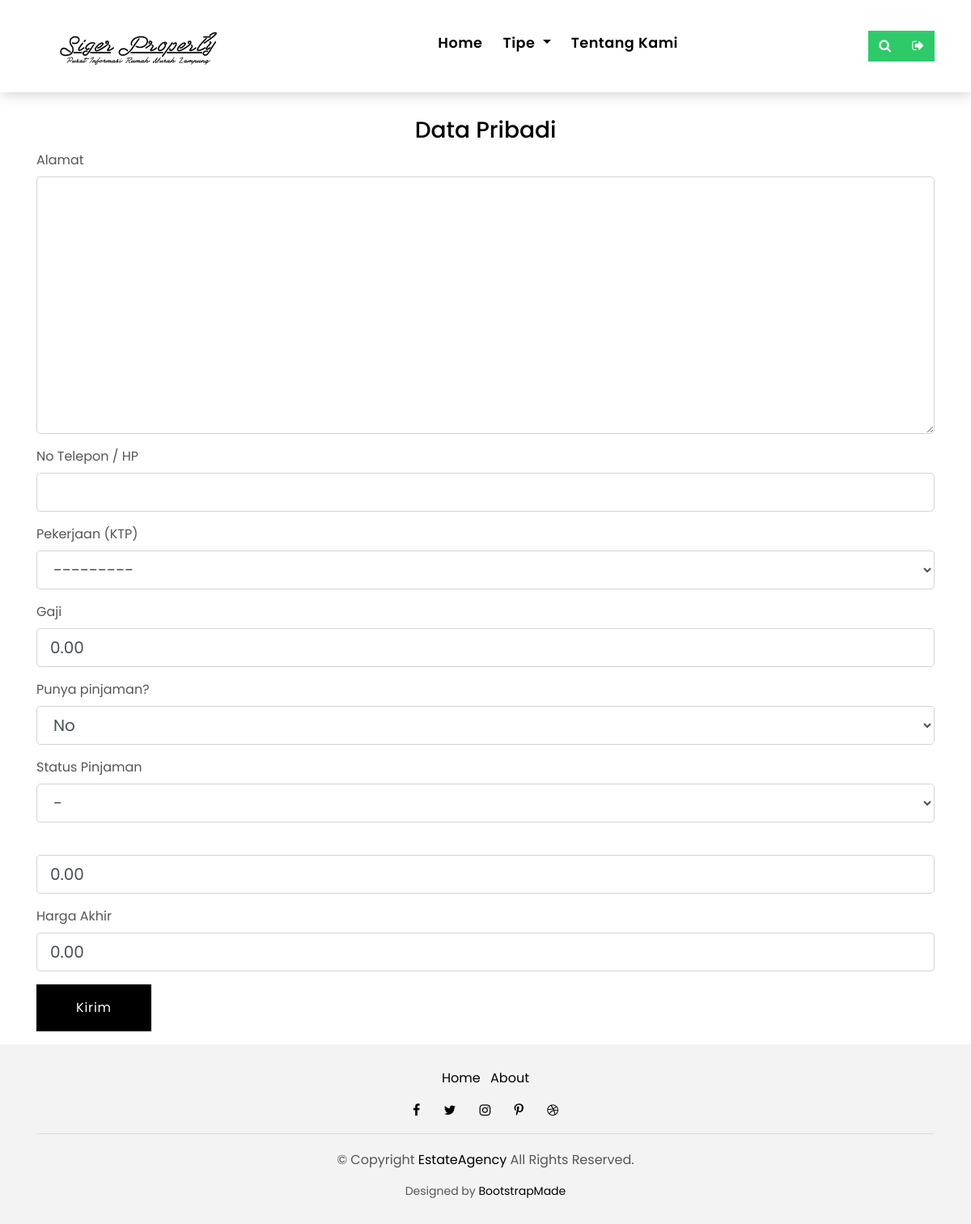
The app's page /criteria/ (signed in), older data.
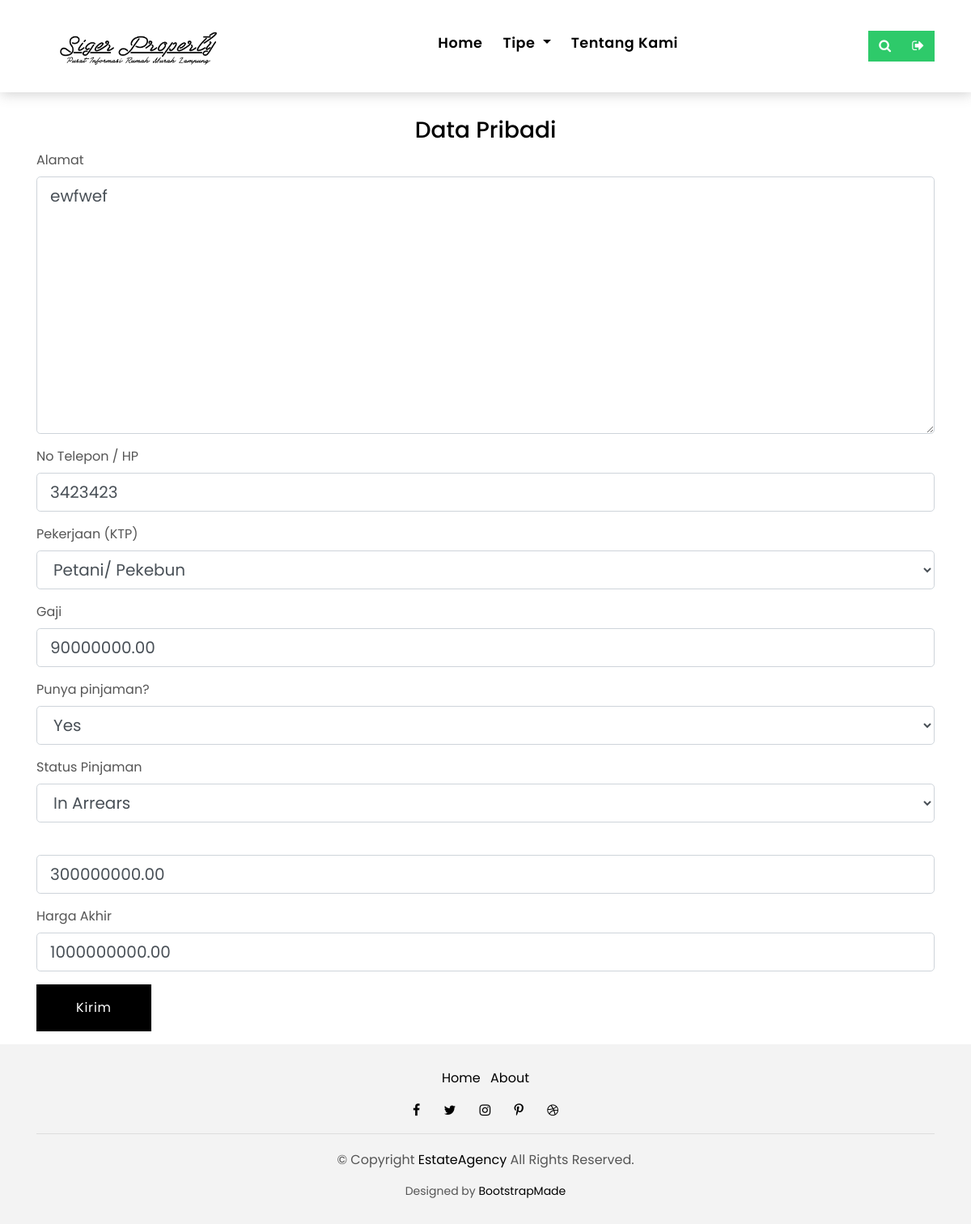
The same page, newer data.
### property/models.py (models this page shows, shortened)
class Customer(models.Model):
    LOAN_STATE = (
        ("0", "-"),
        ("1", "Approval"),
        ("2", "Penalty"),
        ("3", "In Arrears"),
        ("4", "Paid Off"),
    )
    user = models.OneToOneField(
        User, on_delete=models.CASCADE, verbose_name="Akun"
    )
    address = models.TextField(verbose_name="Alamat")
    phone = models.CharField(
        max_length=20, verbose_name="No Telepon / HP"
    )
    fullname = models.CharField(
        max_length=100, verbose_name="Nama"
    )
    job_ktp = models.ForeignKey(
        Profession,
        on_delete=models.CASCADE,
        verbose_name="Pekerjaan (KTP)",
        blank=True,
        null=True
    )
    job = models.CharField(
        max_length=100,
        default="",
        verbose_name="Pekerjaan",
        null=True,
        blank=True
    )
    salary = models.DecimalField(
        default=0.00,
        max_digits=15,
        decimal_places=2,
        verbose_name="Gaji",
        blank=True,
        null=True
    )
    on_loan = models.BooleanField(
        default=False,
        verbose_name="Punya pinjaman?",
        blank=True,
        null=True
    )
    loan_state = models.CharField(
        default="",
        max_length=20,
        verbose_name="Status Pinjaman",
        choices=LOAN_STATE
    )
    start_budget = models.DecimalField(
        default=0.00,
        verbose_name="Harga Awal",
        max_digits=18,
        decimal_places=2,
        blank=True,
        null=True
    )
    end_budget = models.DecimalField(
        default=0.00,
        verbose_name="Harga Akhir",
        max_digits=18,
        decimal_places=2,
        blank=True,
        null=True
    )

### property/views.py (the view, shortened to what this page needs)
# urls.py: path('criteria/', criteria, name="criteria"),
def criteria(request):
    if not request.user.is_authenticated:
        return redirect("login_client")
    customer = request.user.customer
    templates = "criteria.html"
    context = {
        "title": "Kriteria",
        "menu": "criteria_menu",
        "customer": customer,
        "form": CriteriaForm(instance=customer)
    }
    return render(request, templates, context)

### property/forms.py (shortened to what this page needs)
class CriteriaForm(forms.ModelForm):
    LOAN_STATE = (
        ("0", "-"),
        ("1", "Approval"),
        ("2", "Penalty"),
        ("3", "In Arrears"),
        ("4", "Paid Off"),
    )
    class Meta:
        model = Customer
        exclude = ("user", "fullname", "job")

### property/models.py (called while the page is built)
    def __str__(self):
        return self.profession

### property/templates/criteria.html (shortened to what this page needs)
{% extends 'base.html' %}
{% load static %}
{% load widget_tweaks %}
{% block content %}
<div>
  <div class="col-sm-12 section-t8">
    <div class="row">
      <div class="container">
        <div class="mt-3">
          <h3 class="text-center">Data Pribadi</h3>
        </div>
        <form class="form" action="{% url 'criteria' %}" method="POST" role="form">
          <div class="form-group">
            <label for="{{ form.address.id_for_label }}" class="control-label">{{ form.address.label }}</label>
            {{ form.address|add_class:'form-control form-control-lg form-control-a' }}
          </div>
          <div class="form-group">
            <label for="{{ form.phone.id_for_label }}" class="control-label">{{ form.phone.label }}</label>
            {{ form.phone|add_class:'form-control form-control-lg form-control-a' }}
          </div>
          <div class="form-group">
            <label for="{{ form.job_ktp.id_for_label }}" class="control-label">{{ form.job_ktp.label }}</label>
            {{ form.job_ktp|add_class:'form-control form-control-lg form-control-a' }}
          </div>
          <div class="form-group">
            <label for="{{ form.salary.id_for_label }}" class="control-label">{{ form.salary.label }}</label>
            {{ form.salary|add_class:'form-control form-control-lg form-control-a' }}
          </div>
          <div class="form-group">
            <label for="{{ form.on_loan.id_for_label }}" class="control-label">{{ form.on_loan.label }}</label>
            {{ form.on_loan|add_class:'form-control form-control-lg form-control-a' }}
          </div>
          <div class="form-group">
            <label for="{{ form.loan_state.id_for_label }}" class="control-label">{{ form.loan_state.label }}</label>
            {{ form.loan_state|add_class:'form-control form-control-lg form-control-a' }}
          </div>
          <div class="form-group">
            {{ form.start_budget|add_class:'form-control form-control-lg form-control-a' }}
          </div>
          <div class="form-group">
            <label for="{{ form.end_budget.id_for_label }}" class="control-label">{{ form.end_budget.label }}</label>
            {{ form.end_budget|add_class:'form-control form-control-lg form-control-a' }}
          </div>
          <div class="mt-3">
            <div class="form-group">
              <input type="submit" class="btn btn-a" value="Kirim">
            </div>
          </div>
        </form>
      </div>
    </div>
  </div>
</div>
{% endblock %}

### property/templates/base.html (shortened to what this page needs)
{% load static %}
<!DOCTYPE html>
<html lang="en">
  <head>
    <link href="{% static 'lib/bootstrap/css/bootstrap.min.css' %}" rel="stylesheet" />
    <link href="{% static 'lib/font-awesome/css/font-awesome.min.css' %}" rel="stylesheet" />
    <link href="{% static 'lib/animate/animate.min.css' %}" rel="stylesheet" />
    <link href="{% static 'lib/ionicons/css/ionicons.min.css' %}" rel="stylesheet" />
    <link href="{% static 'lib/owlcarousel/assets/owl.carousel.min.css' %}" rel="stylesheet" />
    <link href="{% static 'css/style.css' %}" rel="stylesheet" />
    <link href="{% static 'css/custom.css' %}" rel="stylesheet" />
  </head>
  <body>
    {% if request.path != '/login/' and request.path != '/register/' %}
      {% include 'components/header.html' %}
    {% endif %}
    {% block content %}
    {% endblock %}
    {% if request.path != '/login/' and request.path != '/register/' %}
      {% include 'components/footer.html' %}
    {% endif %}
  </body>
</html>

### property/templates/components/header.html (shortened to what this page needs)
{% load static %}
{% load widget_tweaks %}
<nav class="navbar navbar-default navbar-trans navbar-expand-lg fixed-top">
  <div class="container">
    <a class="navbar-brand text-brand" href="#" style="max-width: 15rem;">
      <img class="img-fluid" src="{% static 'img/logo.png'%}" alt="">
    </a>
    <div
      class="navbar-collapse collapse justify-content-center"
      id="navbarDefault"
    >
      <ul class="navbar-nav">
        <li class="nav-item">
          <a class="nav-link" href="{% url 'home' %}">Home</a>
        </li>
        <li class="nav-item dropdown">
          <a class="nav-link dropdown-toggle"
            href="#"
            id="navbarDropdown"
            role="button"
            data-toggle="dropdown"
            aria-haspopup="true"
            aria-expanded="false">
            Tipe
          </a>
        </li>
        <li class="nav-item">
          <a class="nav-link" href="{% url 'about' %}">Tentang Kami</a>
        </li>
      </ul>
    </div>
    <button
      type="button"
      class="btn btn-b-n navbar-toggle-box-collapse d-none d-md-block"
      data-toggle="collapse"
      data-target="#navbarTogglerDemo01"
      aria-expanded="false"
    >
      <span class="fa fa-search" aria-hidden="true"></span>
    </button>
    <a
      href="{% url 'logout_client' %}"
      class="btn btn-b-n d-none d-md-block"
      aria-expanded="false"
    >
      <span class="fa fa-sign-out" aria-hidden="true"></span>
  </a>
  </div>
</nav>

### property/templates/components/footer.html (shortened to what this page needs)
<footer>
  <div class="container">
    <div class="row">
      <div class="col-md-12">
        <nav class="nav-footer">
          <ul class="list-inline">
            <li class="list-inline-item">
              <a href="{% url 'home' %}">Home</a>
            </li>
            <li class="list-inline-item">
              <a href="{% url 'about' %}">About</a>
            </li>
          </ul>
        </nav>
        <div class="socials-a">
          <ul class="list-inline">
            <li class="list-inline-item">
              <a href="#">
                <i class="fa fa-facebook" aria-hidden="true"></i>
              </a>
            </li>
            <li class="list-inline-item">
              <a href="#">
                <i class="fa fa-twitter" aria-hidden="true"></i>
              </a>
            </li>
            <li class="list-inline-item">
              <a href="#">
                <i class="fa fa-instagram" aria-hidden="true"></i>
              </a>
            </li>
            <li class="list-inline-item">
              <a href="#">
                <i class="fa fa-pinterest-p" aria-hidden="true"></i>
              </a>
            </li>
            <li class="list-inline-item">
              <a href="#">
                <i class="fa fa-dribbble" aria-hidden="true"></i>
              </a>
            </li>
          </ul>
        </div>
        <div class="copyright-footer">
          <p class="copyright color-text-a">
            &copy; Copyright
            <span class="color-a">EstateAgency</span> All Rights Reserved.
          </p>
        </div>
        <div class="credits">
          Designed by <a href="https://bootstrapmade.com/">BootstrapMade</a>
        </div>
      </div>
    </div>
  </div>
</footer>

### property/static/css/style.css (style rules this page uses)
body { font-family: 'Poppins', sans-serif; color: #555555; }
h1, h2, h3, h4, h5, h6 { color: #000000; }
a { color: #000000; transition: all .5s ease; }
.text-brand { color: #000000; font-size: 2rem; font-weight: 600; }
.color-a { color: #000000; }
.color-text-a { color: #555555; }
.section-t8 { padding-top: 8rem; }
.socials-a .list-inline-item:not(:last-child) { margin-right: 25px; }
.navbar-default { transition: all .5s ease-in-out; background-color: #ffffff; padding-top: 28px; padding-bottom: 28px; -webkit-backface-visibility: hidden; backface-visibility: hidden; box-shadow: 1px 2px 15px rgba(100, 100, 100, 0.3); }
.navbar-default.navbar-trans, .navbar-default.navbar-reduce { -webkit-backface-visibility: hidden; backface-visibility: hidden; }
.navbar-default.navbar-trans .nav-item, .navbar-default.navbar-reduce .nav-item { position: relative; padding-right: 10px; padding-bottom: 8px; margin-left: 0; }
.navbar-default.navbar-trans .nav-link, .navbar-default.navbar-reduce .nav-link { font-size: 1.1rem; color: #000000; font-weight: 600; letter-spacing: 0.030em; transition: all 0.1s ease-in-out; position: relative; padding-left: 0; padding-right: 0; }
.navbar-default.navbar-trans .nav-link:before, .navbar-default.navbar-reduce .nav-link:before { content: ''; position: absolute; bottom: 5px; left: 0; width: 100%; height: 2px; z-index: 0; background-color: #2eca6a; -webkit-transform: scaleX(0); transform: scaleX(0); -webkit-transform-origin: right; transform-origin: right; transition: opacity .2s ease-out 0.3s, -webkit-transform .2s ease-out; transition: transform .2s ease-out, opacity .2s ease-out 0.3s; transition: transform .2s ease-out, opacity .2s ease-out 0.3s, -webkit-transform .2s ease-out; }
.navbar-default.navbar-trans .nav-link:before { background-color: #2eca6a; }
footer { background: #f3f3f3; text-align: center; padding: 30px 0; }
footer .copyright-footer { border-top: 1px solid #ddd; padding-top: 20px; }
footer .credits { font-size: 14px; }
.btn { transition: .5s ease; }
.btn.btn-a, .btn.btn-b, .btn.btn-warn { border-radius: 0; padding: 1rem 3rem; letter-spacing: .05rem; }
.btn.btn-a { background-color: #000000; color: #ffffff; }
.btn.btn-b-n { background-color: #2eca6a; color: #ffffff; border-radius: 0; }
@media (min-width: 768px) { .navbar-default.navbar-trans .nav-item, .navbar-default.navbar-reduce .nav-item { margin-left: 15px; } }

Row changes from the older to the newer data that the page shows:
changed Customer: address (not shown) → "ewfwef"; phone (not shown) → "3423423"; job_ktp "---------" → "Petani/ Pekebun"; salary "0.00" → "90000000.00"; on_loan "No" → "Yes"; loan_state "-" → "In Arrears"; start_budget "0.00" → "300000000.00"; end_budget "0.00" → "1000000000.00"
